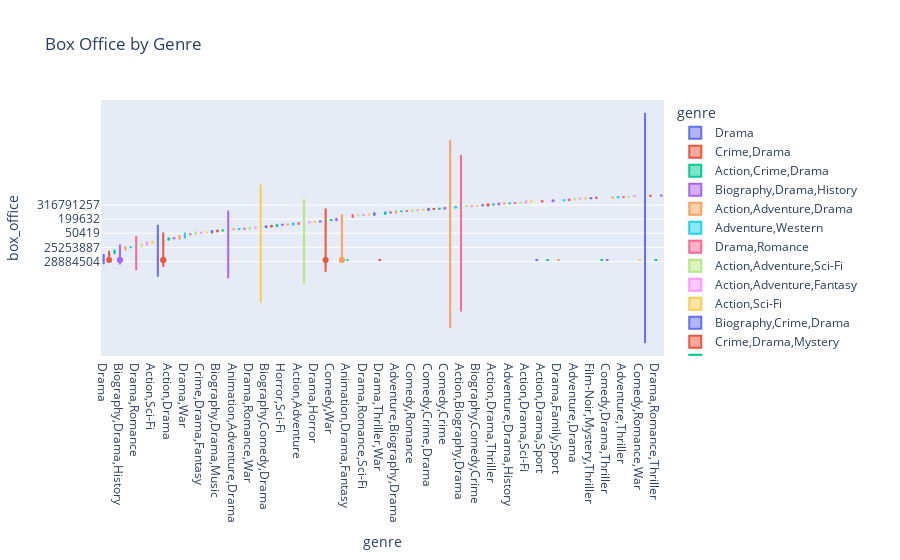

Notebook code for this chart:
### Markdown cell above
## graph for box office collection vs genre

### Code cell
fig = px.violin(df, x='genre', y='box_office', color='genre', title='Box Office by Genre')
fig.show()
